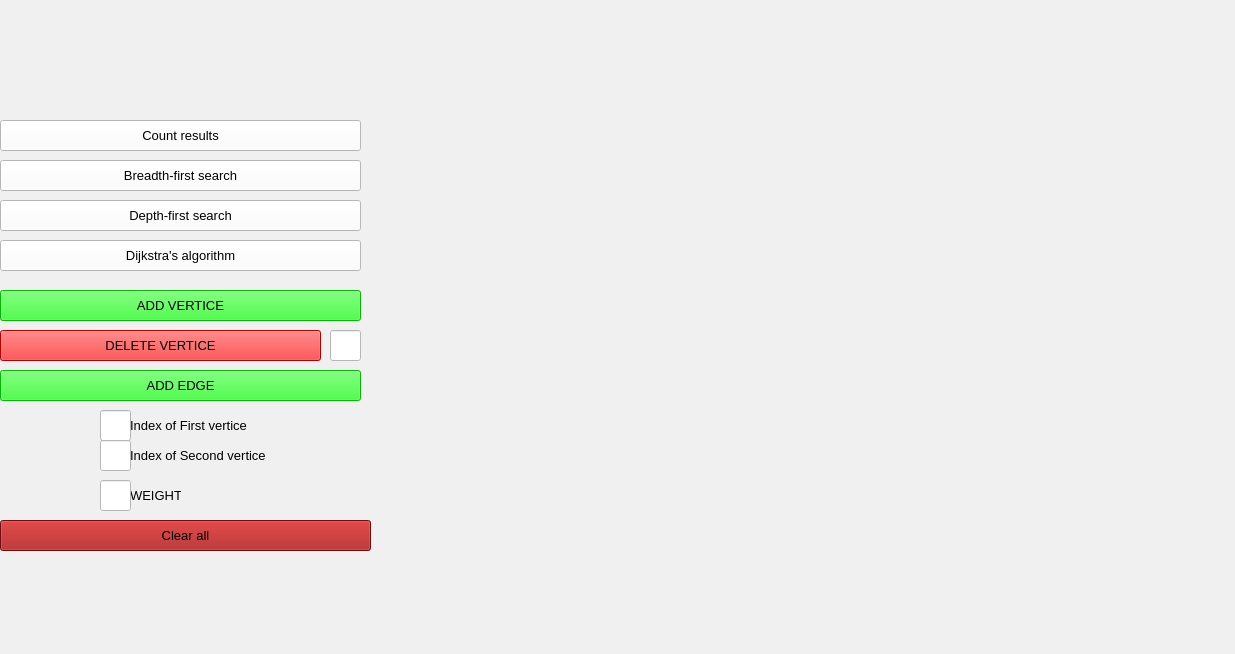
<?xml version="1.0" encoding="UTF-8"?>
<ui version="4.0">
 <class>TSP</class>
 <widget class="QMainWindow" name="TSP">
  <property name="geometry">
   <rect>
    <x>0</x>
    <y>0</y>
    <width>1235</width>
    <height>654</height>
   </rect>
  </property>
  <property name="windowTitle">
   <string>TSP</string>
  </property>
  <property name="styleSheet">
   <string notr="true">background-color: rgb(240, 240, 240);</string>
  </property>
  <widget class="QWidget" name="centralwidget">
   <widget class="QWidget" name="verticalLayoutWidget">
    <property name="geometry">
     <rect>
      <x>370</x>
      <y>10</y>
      <width>851</width>
      <height>591</height>
     </rect>
    </property>
    <layout class="QVBoxLayout" name="verticalLayout"/>
   </widget>
   <widget class="QPushButton" name="Btn_Add_Top">
    <property name="geometry">
     <rect>
      <x>0</x>
      <y>290</y>
      <width>361</width>
      <height>31</height>
     </rect>
    </property>
    <property name="font">
     <font>
      <pointsize>10</pointsize>
     </font>
    </property>
    <property name="styleSheet">
     <string notr="true">background-color: rgb(9, 255, 5);
color: rgb(0, 0, 0);</string>
    </property>
    <property name="text">
     <string>ADD VERTICE</string>
    </property>
   </widget>
   <widget class="QPushButton" name="Btn_Del_Top">
    <property name="geometry">
     <rect>
      <x>0</x>
      <y>330</y>
      <width>321</width>
      <height>31</height>
     </rect>
    </property>
    <property name="font">
     <font>
      <pointsize>10</pointsize>
     </font>
    </property>
    <property name="styleSheet">
     <string notr="true">background-color: rgb(255, 0, 0);
color: rgb(0, 0, 0);</string>
    </property>
    <property name="text">
     <string>DELETE VERTICE</string>
    </property>
   </widget>
   <widget class="QPushButton" name="Btn_Add_Edge_1">
    <property name="geometry">
     <rect>
      <x>-10</x>
      <y>870</y>
      <width>251</width>
      <height>31</height>
     </rect>
    </property>
    <property name="font">
     <font>
      <pointsize>10</pointsize>
     </font>
    </property>
    <property name="styleSheet">
     <string notr="true">background-color: rgb(255, 255, 255);
color: rgb(97, 97, 97);</string>
    </property>
    <property name="text">
     <string>ADD EDGE (oriented graph)</string>
    </property>
   </widget>
   <widget class="QPushButton" name="Btn_Add_Edge_2">
    <property name="geometry">
     <rect>
      <x>0</x>
      <y>370</y>
      <width>361</width>
      <height>31</height>
     </rect>
    </property>
    <property name="font">
     <font>
      <pointsize>10</pointsize>
     </font>
    </property>
    <property name="styleSheet">
     <string notr="true">background-color: rgb(9, 255, 5);
color: rgb(0, 0, 0);</string>
    </property>
    <property name="text">
     <string>ADD EDGE</string>
    </property>
   </widget>
   <widget class="QPushButton" name="Btn_Calculate">
    <property name="geometry">
     <rect>
      <x>0</x>
      <y>120</y>
      <width>361</width>
      <height>31</height>
     </rect>
    </property>
    <property name="font">
     <font>
      <pointsize>10</pointsize>
     </font>
    </property>
    <property name="styleSheet">
     <string notr="true">background-color: rgb(255, 255, 255);
color: rgb(0, 0, 0);</string>
    </property>
    <property name="text">
     <string>Count results</string>
    </property>
   </widget>
   <widget class="QLineEdit" name="LE_Del_Top_index">
    <property name="geometry">
     <rect>
      <x>330</x>
      <y>330</y>
      <width>31</width>
      <height>31</height>
     </rect>
    </property>
    <property name="font">
     <font>
      <pointsize>10</pointsize>
     </font>
    </property>
    <property name="styleSheet">
     <string notr="true">background-color: rgb(255, 255, 255);
color: rgb(97, 97, 97);</string>
    </property>
    <property name="text">
     <string/>
    </property>
    <property name="frame">
     <bool>true</bool>
    </property>
    <property name="alignment">
     <set>Qt::AlignCenter</set>
    </property>
    <property name="dragEnabled">
     <bool>false</bool>
    </property>
   </widget>
   <widget class="QLabel" name="L_Add_Edge_1_Top_1">
    <property name="geometry">
     <rect>
      <x>20</x>
      <y>910</y>
      <width>131</width>
      <height>31</height>
     </rect>
    </property>
    <property name="font">
     <font>
      <pointsize>10</pointsize>
     </font>
    </property>
    <property name="styleSheet">
     <string notr="true">color: rgb(97, 97, 97);</string>
    </property>
    <property name="text">
     <string>Index of First vertice</string>
    </property>
   </widget>
   <widget class="QLabel" name="L_Add_Edge_1_Top_2">
    <property name="geometry">
     <rect>
      <x>20</x>
      <y>940</y>
      <width>131</width>
      <height>31</height>
     </rect>
    </property>
    <property name="font">
     <font>
      <pointsize>10</pointsize>
     </font>
    </property>
    <property name="styleSheet">
     <string notr="true">color: rgb(97, 97, 97);</string>
    </property>
    <property name="text">
     <string>Index of Second vertice</string>
    </property>
   </widget>
   <widget class="QLineEdit" name="LE_Add_Edge_1_Top_1">
    <property name="geometry">
     <rect>
      <x>-10</x>
      <y>910</y>
      <width>31</width>
      <height>31</height>
     </rect>
    </property>
    <property name="font">
     <font>
      <pointsize>10</pointsize>
     </font>
    </property>
    <property name="styleSheet">
     <string notr="true">background-color: rgb(255, 255, 255);
color: rgb(97, 97, 97);</string>
    </property>
    <property name="text">
     <string/>
    </property>
    <property name="frame">
     <bool>true</bool>
    </property>
    <property name="alignment">
     <set>Qt::AlignCenter</set>
    </property>
    <property name="dragEnabled">
     <bool>false</bool>
    </property>
   </widget>
   <widget class="QLineEdit" name="LE_Add_Edge_1_Top_2">
    <property name="geometry">
     <rect>
      <x>-10</x>
      <y>940</y>
      <width>31</width>
      <height>31</height>
     </rect>
    </property>
    <property name="font">
     <font>
      <pointsize>10</pointsize>
     </font>
    </property>
    <property name="styleSheet">
     <string notr="true">background-color: rgb(255, 255, 255);
color: rgb(97, 97, 97);</string>
    </property>
    <property name="frame">
     <bool>true</bool>
    </property>
    <property name="alignment">
     <set>Qt::AlignCenter</set>
    </property>
    <property name="dragEnabled">
     <bool>false</bool>
    </property>
   </widget>
   <widget class="QLabel" name="L_Add_Edge_1_Weight">
    <property name="geometry">
     <rect>
      <x>190</x>
      <y>910</y>
      <width>61</width>
      <height>31</height>
     </rect>
    </property>
    <property name="font">
     <font>
      <pointsize>10</pointsize>
     </font>
    </property>
    <property name="styleSheet">
     <string notr="true">color: rgb(97, 97, 97);</string>
    </property>
    <property name="text">
     <string>WEIGHT</string>
    </property>
   </widget>
   <widget class="QLineEdit" name="LE_Add_Edge_1_Weight">
    <property name="geometry">
     <rect>
      <x>150</x>
      <y>910</y>
      <width>31</width>
      <height>31</height>
     </rect>
    </property>
    <property name="font">
     <font>
      <pointsize>10</pointsize>
     </font>
    </property>
    <property name="styleSheet">
     <string notr="true">background-color: rgb(255, 255, 255);
color: rgb(97, 97, 97);</string>
    </property>
    <property name="text">
     <string/>
    </property>
    <property name="frame">
     <bool>true</bool>
    </property>
    <property name="alignment">
     <set>Qt::AlignCenter</set>
    </property>
    <property name="dragEnabled">
     <bool>false</bool>
    </property>
   </widget>
   <widget class="QLabel" name="L_Add_Edge_2_Top_1">
    <property name="geometry">
     <rect>
      <x>130</x>
      <y>410</y>
      <width>131</width>
      <height>31</height>
     </rect>
    </property>
    <property name="font">
     <font>
      <pointsize>10</pointsize>
     </font>
    </property>
    <property name="styleSheet">
     <string notr="true">color: rgb(0, 0, 0);</string>
    </property>
    <property name="text">
     <string>Index of First vertice</string>
    </property>
   </widget>
   <widget class="QLineEdit" name="LE_Add_Edge_2_Top_1">
    <property name="geometry">
     <rect>
      <x>100</x>
      <y>410</y>
      <width>31</width>
      <height>31</height>
     </rect>
    </property>
    <property name="font">
     <font>
      <pointsize>10</pointsize>
     </font>
    </property>
    <property name="styleSheet">
     <string notr="true">background-color: rgb(255, 255, 255);
color: rgb(97, 97, 97);</string>
    </property>
    <property name="text">
     <string/>
    </property>
    <property name="frame">
     <bool>true</bool>
    </property>
    <property name="alignment">
     <set>Qt::AlignCenter</set>
    </property>
    <property name="dragEnabled">
     <bool>false</bool>
    </property>
   </widget>
   <widget class="QLabel" name="L_Add_Edge_2_Weight">
    <property name="geometry">
     <rect>
      <x>130</x>
      <y>480</y>
      <width>51</width>
      <height>31</height>
     </rect>
    </property>
    <property name="font">
     <font>
      <pointsize>10</pointsize>
     </font>
    </property>
    <property name="styleSheet">
     <string notr="true">color: rgb(0, 0, 0);</string>
    </property>
    <property name="text">
     <string>WEIGHT</string>
    </property>
   </widget>
   <widget class="QLineEdit" name="LE_Add_Edge_2_Weight">
    <property name="geometry">
     <rect>
      <x>100</x>
      <y>480</y>
      <width>31</width>
      <height>31</height>
     </rect>
    </property>
    <property name="font">
     <font>
      <pointsize>10</pointsize>
     </font>
    </property>
    <property name="styleSheet">
     <string notr="true">background-color: rgb(255, 255, 255);
color: rgb(97, 97, 97);</string>
    </property>
    <property name="frame">
     <bool>true</bool>
    </property>
    <property name="alignment">
     <set>Qt::AlignCenter</set>
    </property>
    <property name="dragEnabled">
     <bool>false</bool>
    </property>
   </widget>
   <widget class="QLabel" name="L_Add_Edge_2_Top_2">
    <property name="geometry">
     <rect>
      <x>130</x>
      <y>440</y>
      <width>141</width>
      <height>31</height>
     </rect>
    </property>
    <property name="font">
     <font>
      <pointsize>10</pointsize>
     </font>
    </property>
    <property name="styleSheet">
     <string notr="true">color: rgb(0, 0, 0);</string>
    </property>
    <property name="text">
     <string>Index of Second vertice</string>
    </property>
   </widget>
   <widget class="QLineEdit" name="LE_Add_Edge_2_Top_2">
    <property name="geometry">
     <rect>
      <x>100</x>
      <y>440</y>
      <width>31</width>
      <height>31</height>
     </rect>
    </property>
    <property name="font">
     <font>
      <pointsize>10</pointsize>
     </font>
    </property>
    <property name="styleSheet">
     <string notr="true">background-color: rgb(255, 255, 255);
color: rgb(97, 97, 97);</string>
    </property>
    <property name="frame">
     <bool>true</bool>
    </property>
    <property name="alignment">
     <set>Qt::AlignCenter</set>
    </property>
    <property name="dragEnabled">
     <bool>false</bool>
    </property>
   </widget>
   <widget class="QLabel" name="L_Result">
    <property name="geometry">
     <rect>
      <x>10</x>
      <y>10</y>
      <width>341</width>
      <height>21</height>
     </rect>
    </property>
    <property name="font">
     <font>
      <pointsize>10</pointsize>
     </font>
    </property>
    <property name="styleSheet">
     <string notr="true">color: rgb(0, 0, 0);</string>
    </property>
    <property name="text">
     <string/>
    </property>
   </widget>
   <widget class="QLabel" name="L_Path_length">
    <property name="geometry">
     <rect>
      <x>10</x>
      <y>40</y>
      <width>341</width>
      <height>21</height>
     </rect>
    </property>
    <property name="font">
     <font>
      <pointsize>10</pointsize>
     </font>
    </property>
    <property name="styleSheet">
     <string notr="true">color: rgb(0, 0, 0);</string>
    </property>
    <property name="text">
     <string/>
    </property>
   </widget>
   <widget class="QLabel" name="L_Errors">
    <property name="geometry">
     <rect>
      <x>10</x>
      <y>70</y>
      <width>341</width>
      <height>20</height>
     </rect>
    </property>
    <property name="font">
     <font>
      <pointsize>10</pointsize>
     </font>
    </property>
    <property name="styleSheet">
     <string notr="true">color: rgb(0, 0, 0);</string>
    </property>
    <property name="text">
     <string/>
    </property>
   </widget>
   <widget class="QPushButton" name="L_Clear">
    <property name="geometry">
     <rect>
      <x>0</x>
      <y>520</y>
      <width>371</width>
      <height>31</height>
     </rect>
    </property>
    <property name="font">
     <font>
      <pointsize>10</pointsize>
     </font>
    </property>
    <property name="styleSheet">
     <string notr="true">background-color: rgb(161, 16, 16);
color: rgb(0, 0, 0);</string>
    </property>
    <property name="text">
     <string>Clear all</string>
    </property>
   </widget>
   <widget class="QPushButton" name="Btn_Del_Top_2">
    <property name="geometry">
     <rect>
      <x>0</x>
      <y>160</y>
      <width>361</width>
      <height>31</height>
     </rect>
    </property>
    <property name="font">
     <font>
      <pointsize>10</pointsize>
     </font>
    </property>
    <property name="styleSheet">
     <string notr="true">background-color: rgb(255, 255, 255);
color: rgb(0, 0, 0);</string>
    </property>
    <property name="text">
     <string>Breadth-first search</string>
    </property>
   </widget>
   <widget class="QPushButton" name="Btn_Del_Top_3">
    <property name="geometry">
     <rect>
      <x>0</x>
      <y>200</y>
      <width>361</width>
      <height>31</height>
     </rect>
    </property>
    <property name="font">
     <font>
      <pointsize>10</pointsize>
     </font>
    </property>
    <property name="styleSheet">
     <string notr="true">background-color: rgb(255, 255, 255);
color: rgb(0, 0, 0);</string>
    </property>
    <property name="text">
     <string>Depth-first search</string>
    </property>
   </widget>
   <widget class="QPushButton" name="Btn_Del_Top_4">
    <property name="geometry">
     <rect>
      <x>0</x>
      <y>240</y>
      <width>361</width>
      <height>31</height>
     </rect>
    </property>
    <property name="font">
     <font>
      <pointsize>10</pointsize>
     </font>
    </property>
    <property name="styleSheet">
     <string notr="true">background-color: rgb(255, 255, 255);
color: rgb(0, 0, 0);</string>
    </property>
    <property name="text">
     <string>Dijkstra's algorithm</string>
    </property>
   </widget>
  </widget>
 </widget>
 <resources/>
 <connections/>
</ui>
